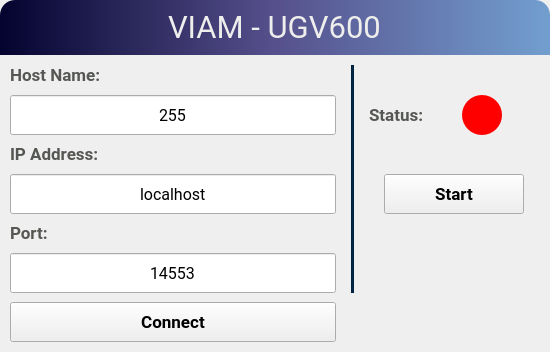
            <widget class="QFrame" name="UGV4">
             <property name="minimumSize">
              <size>
               <width>550</width>
               <height>0</height>
              </size>
             </property>
             <property name="maximumSize">
              <size>
               <width>550</width>
               <height>16777215</height>
              </size>
             </property>
             <property name="styleSheet">
              <string notr="true"/>
             </property>
             <layout class="QVBoxLayout" name="verticalLayout_24" stretch="60,300">
              <property name="spacing">
               <number>0</number>
              </property>
              <property name="leftMargin">
               <number>0</number>
              </property>
              <property name="topMargin">
               <number>0</number>
              </property>
              <property name="rightMargin">
               <number>0</number>
              </property>
              <property name="bottomMargin">
               <number>0</number>
              </property>
              <item>
               <widget class="QFrame" name="frame_8">
                <property name="styleSheet">
                 <string notr="true">QFrame{
	border-top-left-radius: 15;
	border-top-right-radius: 15;
	border-style: solid;
	border-color:rgb(0, 41, 77);
	background-color: qlineargradient(spread: pad, x1:0, y1:0, x2:1, y2:0, stop:0 rgb(4, 3, 47), stop:0.5 rgb(86, 80, 140), stop:1 rgb(114, 159, 207));
}</string>
                </property>
                <property name="lineWidth">
                 <number>0</number>
                </property>
                <layout class="QVBoxLayout" name="verticalLayout_25">
                 <item alignment="Qt::AlignHCenter">
                  <widget class="QLabel" name="Robot_label4">
                   <property name="font">
                    <font>
                     <family>Roboto</family>
                     <pointsize>23</pointsize>
                    </font>
                   </property>
                   <property name="styleSheet">
                    <string notr="true">QLabel{
background-color: transparent; 
color: rgb(238, 238, 236);
}</string>
                   </property>
                   <property name="text">
                    <string>VIAM - UGV600</string>
                   </property>
                  </widget>
                 </item>
                </layout>
               </widget>
              </item>
              <item>
               <widget class="QFrame" name="ManageUGV4">
                <property name="styleSheet">
                 <string notr="true"/>
                </property>
                <property name="frameShape">
                 <enum>QFrame::NoFrame</enum>
                </property>
                <property name="frameShadow">
                 <enum>QFrame::Plain</enum>
                </property>
                <property name="lineWidth">
                 <number>1</number>
                </property>
                <layout class="QGridLayout" name="gridLayout_10" columnstretch="100,100,3,50,50" columnminimumwidth="100,100,3,50,50">
                 <property name="leftMargin">
                  <number>10</number>
                 </property>
                 <property name="topMargin">
                  <number>10</number>
                 </property>
                 <property name="rightMargin">
                  <number>10</number>
                 </property>
                 <property name="bottomMargin">
                  <number>10</number>
                 </property>
                 <property name="horizontalSpacing">
                  <number>15</number>
                 </property>
                 <property name="verticalSpacing">
                  <number>9</number>
                 </property>
                 <item row="1" column="4" alignment="Qt::AlignLeft">
                  <widget class="QLabel" name="Status_UGV4">
                   <property name="minimumSize">
                    <size>
                     <width>40</width>
                     <height>20</height>
                    </size>
                   </property>
                   <property name="maximumSize">
                    <size>
                     <width>40</width>
                     <height>40</height>
                    </size>
                   </property>
                   <property name="styleSheet">
                    <string notr="true">QLabel{background-color: red;border-radius: 20px; }</string>
                   </property>
                   <property name="text">
                    <string/>
                   </property>
                  </widget>
                 </item>
                 <item row="1" column="3" alignment="Qt::AlignLeft">
                  <widget class="QLabel" name="label_20">
                   <property name="font">
                    <font>
                     <family>Roboto</family>
                     <pointsize>13</pointsize>
                     <weight>75</weight>
                     <bold>true</bold>
                    </font>
                   </property>
                   <property name="styleSheet">
                    <string notr="true">color: rgb(85, 87, 83)</string>
                   </property>
                   <property name="text">
                    <string>Status:</string>
                   </property>
                  </widget>
                 </item>
                 <item row="0" column="2" rowspan="6">
                  <widget class="QLabel" name="label_21">
                   <property name="maximumSize">
                    <size>
                     <width>3</width>
                     <height>16777215</height>
                    </size>
                   </property>
                   <property name="styleSheet">
                    <string notr="true">background-color: rgb(0, 41, 77);</string>
                   </property>
                   <property name="frameShape">
                    <enum>QFrame::StyledPanel</enum>
                   </property>
                   <property name="text">
                    <string/>
                   </property>
                  </widget>
                 </item>
                 <item row="2" column="0" colspan="2">
                  <widget class="QLabel" name="label_22">
                   <property name="font">
                    <font>
                     <family>Roboto</family>
                     <pointsize>13</pointsize>
                     <weight>75</weight>
                     <bold>true</bold>
                    </font>
                   </property>
                   <property name="styleSheet">
                    <string notr="true">color: rgb(85, 87, 83)</string>
                   </property>
                   <property name="text">
                    <string>IP Address:</string>
                   </property>
                  </widget>
                 </item>
                 <item row="5" column="0" colspan="2">
                  <widget class="QLineEdit" name="Port_UGV4">
                   <property name="sizePolicy">
                    <sizepolicy hsizetype="Preferred" vsizetype="Preferred">
                     <horstretch>0</horstretch>
                     <verstretch>0</verstretch>
                    </sizepolicy>
                   </property>
                   <property name="minimumSize">
                    <size>
                     <width>250</width>
                     <height>40</height>
                    </size>
                   </property>
                   <property name="font">
                    <font>
                     <family>Roboto</family>
                     <pointsize>12</pointsize>
                    </font>
                   </property>
                   <property name="statusTip">
                    <string/>
                   </property>
                   <property name="styleSheet">
                    <string notr="true"/>
                   </property>
                   <property name="text">
                    <string>14553</string>
                   </property>
                   <property name="alignment">
                    <set>Qt::AlignCenter</set>
                   </property>
                  </widget>
                 </item>
                 <item row="1" column="0" colspan="2">
                  <widget class="QLineEdit" name="SystemID_UGV4">
                   <property name="sizePolicy">
                    <sizepolicy hsizetype="Preferred" vsizetype="Preferred">
                     <horstretch>0</horstretch>
                     <verstretch>0</verstretch>
                    </sizepolicy>
                   </property>
                   <property name="minimumSize">
                    <size>
                     <width>0</width>
                     <height>40</height>
                    </size>
                   </property>
                   <property name="font">
                    <font>
                     <family>Roboto</family>
                     <pointsize>12</pointsize>
                    </font>
                   </property>
                   <property name="statusTip">
                    <string/>
                   </property>
                   <property name="styleSheet">
                    <string notr="true"/>
                   </property>
                   <property name="text">
                    <string>255</string>
                   </property>
                   <property name="alignment">
                    <set>Qt::AlignCenter</set>
                   </property>
                  </widget>
                 </item>
                 <item row="0" column="0" colspan="2">
                  <widget class="QLabel" name="label_23">
                   <property name="font">
                    <font>
                     <family>Roboto</family>
                     <pointsize>13</pointsize>
                     <weight>75</weight>
                     <bold>true</bold>
                    </font>
                   </property>
                   <property name="styleSheet">
                    <string notr="true">color: rgb(85, 87, 83)</string>
                   </property>
                   <property name="text">
                    <string>Host Name:</string>
                   </property>
                  </widget>
                 </item>
                 <item row="3" column="3" colspan="2" alignment="Qt::AlignHCenter">
                  <widget class="QPushButton" name="Start_UGV4">
                   <property name="sizePolicy">
                    <sizepolicy hsizetype="Preferred" vsizetype="Preferred">
                     <horstretch>0</horstretch>
                     <verstretch>0</verstretch>
                    </sizepolicy>
                   </property>
                   <property name="minimumSize">
                    <size>
                     <width>140</width>
                     <height>20</height>
                    </size>
                   </property>
                   <property name="maximumSize">
                    <size>
                     <width>300</width>
                     <height>16777215</height>
                    </size>
                   </property>
                   <property name="font">
                    <font>
                     <family>Roboto</family>
                     <pointsize>13</pointsize>
                     <weight>75</weight>
                     <bold>true</bold>
                    </font>
                   </property>
                   <property name="text">
                    <string>Start</string>
                   </property>
                  </widget>
                 </item>
                 <item row="3" column="0" colspan="2">
                  <widget class="QLineEdit" name="IPAddress_UGV4">
                   <property name="sizePolicy">
                    <sizepolicy hsizetype="Preferred" vsizetype="Preferred">
                     <horstretch>0</horstretch>
                     <verstretch>0</verstretch>
                    </sizepolicy>
                   </property>
                   <property name="minimumSize">
                    <size>
                     <width>250</width>
                     <height>40</height>
                    </size>
                   </property>
                   <property name="font">
                    <font>
                     <family>Roboto</family>
                     <pointsize>12</pointsize>
                    </font>
                   </property>
                   <property name="statusTip">
                    <string/>
                   </property>
                   <property name="styleSheet">
                    <string notr="true"/>
                   </property>
                   <property name="text">
                    <string>localhost</string>
                   </property>
                   <property name="alignment">
                    <set>Qt::AlignCenter</set>
                   </property>
                  </widget>
                 </item>
                 <item row="4" column="0">
                  <widget class="QLabel" name="label_24">
                   <property name="font">
                    <font>
                     <family>Roboto</family>
                     <pointsize>13</pointsize>
                     <weight>75</weight>
                     <bold>true</bold>
                    </font>
                   </property>
                   <property name="styleSheet">
                    <string notr="true">color: rgb(85, 87, 83)</string>
                   </property>
                   <property name="text">
                    <string>Port:</string>
                   </property>
                  </widget>
                 </item>
                 <item row="6" column="0" colspan="2">
                  <widget class="QPushButton" name="Connect_UGV4">
                   <property name="sizePolicy">
                    <sizepolicy hsizetype="Preferred" vsizetype="Preferred">
                     <horstretch>0</horstretch>
                     <verstretch>0</verstretch>
                    </sizepolicy>
                   </property>
                   <property name="minimumSize">
                    <size>
                     <width>150</width>
                     <height>40</height>
                    </size>
                   </property>
                   <property name="font">
                    <font>
                     <family>Roboto</family>
                     <pointsize>13</pointsize>
                     <weight>75</weight>
                     <bold>true</bold>
                    </font>
                   </property>
                   <property name="styleSheet">
                    <string notr="true"/>
                   </property>
                   <property name="text">
                    <string>Connect</string>
                   </property>
                  </widget>
                 </item>
                </layout>
               </widget>
              </item>
             </layout>
            </widget>
